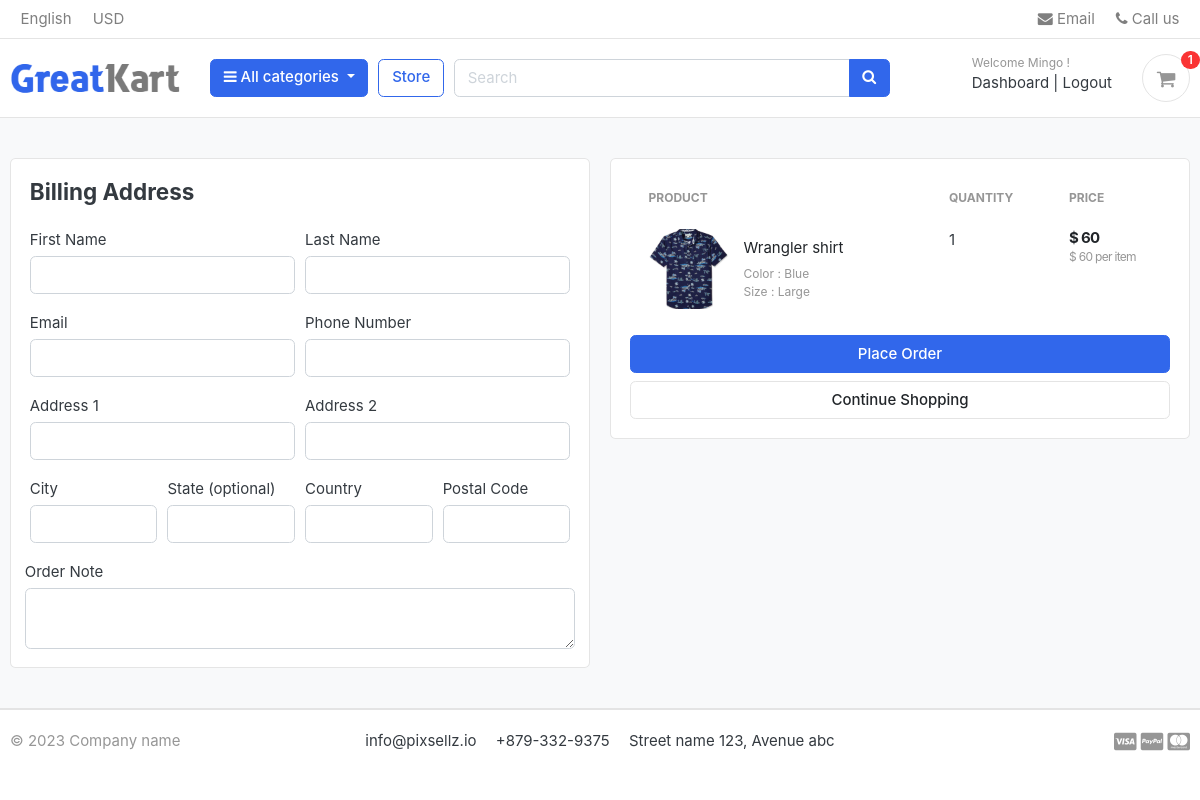
Page /cart/checkout/ (signed in) on the earlier database version.
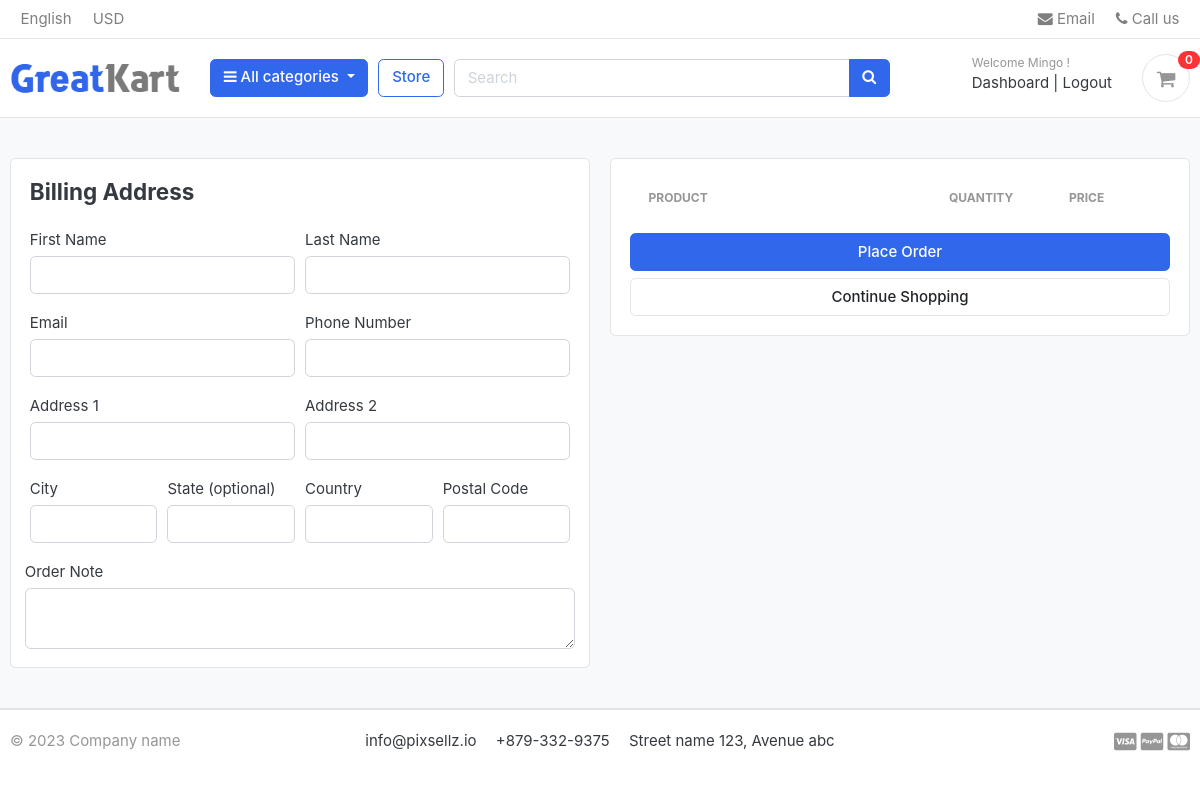
Same page on the later database version.
### carts/models.py (models this page shows, shortened)
class CartItem(models.Model):
    user=models.ForeignKey(Account,on_delete=models.CASCADE, null=True)
    product=models.ForeignKey(Product,on_delete=models.CASCADE)
    cart = models.ForeignKey(Cart, on_delete=models.CASCADE, null=True)
    variations = models.ManyToManyField(Variation,blank=True)
    quantity = models.IntegerField()
    is_active = models.BooleanField(default=True)
    def sub_total(self):
        return self.product.price * self.quantity

### store/models.py (models this page shows, shortened)
class Product(models.Model):
    product_name= models.CharField(max_length=200,unique=True)
    slug = models.SlugField(max_length=200,unique=True)
    description = models.TextField(max_length=500,blank=True)
    price = models.IntegerField()
    images = models.ImageField(upload_to='photos/products')
    stock = models.IntegerField()
    is_available = models.BooleanField(default=True)                                                                    #by default always available
    category = models.ForeignKey(Category, on_delete=models.CASCADE)                                                    #deleting a category removes products associated with it
    created_date = models.DateTimeField(auto_now_add=True)
    modified_date = models.DateTimeField(auto_now=True)
    def get_url(self):                                                                                                  #accessing the slug of category and product, generating url
        return reverse('product_detail',args=[self.category.slug, self.slug])                                           #of a specific product

class Variation(models.Model):
    product = models.ForeignKey(Product,on_delete=models.CASCADE)
    variation_category = models.CharField(max_length=150,choices=variation_category_choice)
    variation_value = models.CharField(max_length=150)
    is_active = models.BooleanField(default=True)
    created_date = models.DateTimeField(auto_now=True)
    objects = VariationManager()

### carts/views.py (the view)
# urls.py: path('checkout/', views.checkout,name='checkout')
@login_required(login_url='login')
def checkout(request, total=0, quantity=0,cart_items=None):
    tax=0
    grand_total=0
    if request.user.is_authenticated:
        cart_items = CartItem.objects.filter(user=request.user, is_active=True)
    else:
        cart = Cart.objects.get(
            cart_id=_cart_id(request))  # retrieving user's cart object based on cart id within the current session
        cart_items = CartItem.objects.filter(cart=cart, is_active=True)
    try:
        cart=Cart.objects.get(cart_id=_cart_id(request))                                                                #retrieving user's cart object based on cart id within the current session
        cart_items=CartItem.objects.filter(cart=cart,is_active=True)                                                    #retrieving all active items associated with the fetched cart
        for cart_item in cart_items:
            total +=(cart_item.product.price * cart_item.quantity)                                                      #subtotal, product price by its quantity, adding to the total
            quantity += cart_item.quantity                                                                              #adding the quantity of every cart item to the overall one
        tax = (16 * total)/100
        grand_total = total +tax
    except ObjectDoesNotExist:
        pass                                                                                                            #in case no cart exists throw an exception
    context = {
        'total': "{:.2f}".format(total),
        'quantity':quantity,
        'cart_items':cart_items,
        'tax': "{:.2f}".format(tax),
        'grand_total': "{:.2f}".format(grand_total),
    }
    return render(request,'store/checkout.html', context)

### carts/views.py (called while the page is built)
def _cart_id(request):                                                                                                  #private function
    cart = request.session.session_key                                                                                  #session id
    if not cart:
        cart = request.session.create()                                                                                 #if there is no session_key a new one is created
    return cart

### category/context_processor.py (called while the page is built)
def menu_links(request):
    links = Category.objects.all()                                                                                      #fetching all the categories
    return dict(links=links)                                                                                            #returning a dictionary with key links connected to category queryset

### category/models.py (called while the page is built)
    def get_url(self):                                                                                                  #category url
        return reverse ('products_by_category', args=[self.slug])

### templates/store/checkout.html (shortened to what this page needs)
{% extends 'base.html' %}
{% load static %}
{% block content %}
<section class="section-content padding-y bg">
<div class="container">
<div class="row">
	<aside class="col-lg-6">
<div class="card">
  <div class="card-body">
    <h4 class="card-title mb-4">Billing Address</h4>
    <form action="{% url 'place_order' %}" method="POST">
      <div class="form-row">
        <div class="col form-group">
          <label for="">First Name</label>
          <input type="text" name="first_name" class="form-control" required>
        </div>
        <div class="col form-group">
          <label for="">Last Name</label>
          <input type="text" name="last_name" class="form-control" required>
        </div>
      </div>
      <div class="form-row">
        <div class="col form-group">
          <label for="">Email</label>
          <input type="email" name="email" class="form-control" required>
        </div>
        <div class="col form-group">
          <label for="">Phone Number</label>
          <input type="text" name="phone" class="form-control" required>
        </div>
      </div>
      <div class="form-row">
        <div class="col form-group">
          <label for="">Address 1</label>
          <input type="text" name="address_1" class="form-control" required>
        </div>
        <div class="col form-group">
          <label for="">Address 2</label>
          <input type="text" name="address_2" class="form-control">
        </div>
      </div>
      <div class="form-row">
        <div class="col form-group">
          <label for="">City</label>
          <input type="text" name="city" class="form-control" required>
        </div>
        <div class="col form-group">
          <label for="">State (optional)</label>
          <input type="text" name="state" class="form-control">
        </div>
        <div class="col form-group">
          <label for="">Country</label>
          <input type="text" name="country" class="form-control" required>
        </div>
                 <div class="col form-group">
          <label for="">Postal Code</label>
          <input type="text" name="postal_code" class="form-control" required>
        </div>
        </div>
        <div class="form-row">
          <label for="">Order Note</label>
          <textarea name="order_note" rows="2" class="form-control"></textarea>
        </div>
    </div>
</div>
	</aside>
	<aside class="col-lg-6">
		<div class="card">
		<div class="card-body">
<table class="table table-borderless table-shopping-cart">
<thead class="text-muted">
<tr class="small text-uppercase">
  <th scope="col">Product</th>
  <th scope="col" width="120">Quantity</th>
  <th scope="col" width="120">Price</th>
</tr>
</thead>
<tbody>
{% for cart_item in cart_items %}
<tr>
	<td>
		<figure class="itemside align-items-center">
			<div class="aside"><img src="{{ cart_item.product.images.url }}" class="img-sm"></div>
			<figcaption class="info">
				<a href="{{  cart_item.product.get_url }}" class="title text-dark">{{ cart_item.product.product_name }}</a>
				<p class="text-muted small">
                {% if cart_item.variations.all %}
                  {% for item in cart_item.variations.all %}
                    {{  item.variation_category| capfirst }} : {{ item.variation_value| capfirst }}<br>
                  {% endfor %}
                {% endif %}
                </p>
			</figcaption>
		</figure>
	</td>
	<td>
        <label for="">{{ cart_item.quantity }}</label>
	</td>
	<td>
		<div class="price-wrap">
			<var class="price">$ {{ cart_item.sub_total }}</var>
			<small class="text-muted"> $ {{ cart_item.product.price }} per item </small>
		</div>
	</td>
</tr>
{% endfor %}
</tbody>
</table>
			<button type="submit" name="submit" class="btn btn-primary btn-block"> Place Order </button>
			<a href="{%  url 'store' %}" class="btn btn-light btn-block">Continue Shopping</a>
		</div>
		</div>
</aside>
</div>
</div>
</section>
{% endblock %}

### templates/includes/navbar.html (shortened to what this page needs)
{%  load static %}
<header class="section-header">
<nav class="navbar p-md-0 navbar-expand-sm navbar-light border-bottom">
<div class="container">
  <div class="collapse navbar-collapse" id="navbarTop4">
    <ul class="navbar-nav mr-auto">
    	<li class="nav-item dropdown">
		 	<a href="#" class="nav-link">   English </a>
		</li>
		<li class="nav-item dropdown">
			<a href="#" class="nav-link"> USD </a>
		</li>
    </ul>
    <ul class="navbar-nav">
		<li><a href="#" class="nav-link"> <i class="fa fa-envelope"></i> Email </a></li>
		<li><a href="#" class="nav-link"> <i class="fa fa-phone"></i> Call us </a></li>
	</ul>
  </div>
</div>
</nav>
<section class="header-main border-bottom">
	<div class="container">
<div class="row align-items-center">
	<div class="col-lg-2 col-md-3 col-6">
		<a href="{% url 'home' %}" class="brand-wrap">
			<img class="logo" src="{% static  './images/logo.png' %}">
		</a>
	</div>
	<div class="col-lg col-sm col-md col-6 flex-grow-0">
		<div class="category-wrap dropdown d-inline-block float-right">
			<button type="button" class="btn btn-primary dropdown-toggle" data-toggle="dropdown">
				<i class="fa fa-bars"></i> All categories
			</button>
		</div>
	</div>
	<a href="{%  url 'store' %}" class="btn btn-outline-primary">Store</a>
	<div class="col-lg  col-md-6 col-sm-12 col">
		<form action="{% url 'search' %}" class="search" method="GET">
			<div class="input-group w-100">
			    <input type="text" class="form-control" style="width:60%;" placeholder="Search" name="keyword">
			    <div class="input-group-append">
			      <button class="btn btn-primary" type="submit">
			        <i class="fa fa-search"></i>
			      </button>
			    </div>
		    </div>
		</form>
	</div>
	<div class="col-lg-3 col-sm-6 col-8 order-2 order-lg-3">
				<div class="d-flex justify-content-end mb-3 mb-lg-0">
                    {% if user.id is None %}
					<div class="widget-header">
						<small class="title text-muted">Welcome guest!</small>
						<div>
							<a href="{% url 'login' %}">Sign in</a> <span class="dark-transp"> | </span>
							<a href="{% url 'register' %}"> Register</a>
						</div>
					</div>
                    {% else %}
                    		<div class="widget-header">
						<small class="title text-muted">Welcome {{ user.first_name }}!</small>
						<div>
							<a href="{%url 'dashboard' %}">Dashboard</a> <span class="dark-transp"> | </span>
							<a href="{% url 'logout' %}"> Logout</a>
						</div>
                    </div>
                    {% endif %}
					<a href="{% url 'cart' %}" class="widget-header pl-3 ml-3">
						<div class="icon icon-sm rounded-circle border"><i class="fa fa-shopping-cart"></i></div>
						<span class="badge badge-pill badge-danger notify">{{ cart_count }}</span>
					</a>
				</div>
			</div>
</div>
	</div>
</section>
</header>

Differences in the rows shown:
removed CartItem: product.images (picture), product.product_name "Wrangler shirt", quantity "1", sub_total "60", product.price "60"
no longer on this page (row unchanged): Variation: variation_category "Color", variation_value "Blue"
no longer on this page (row unchanged): Variation: variation_category "Size", variation_value "Large"
Other differences:
{{ cart_count }}: "1" → "0"
